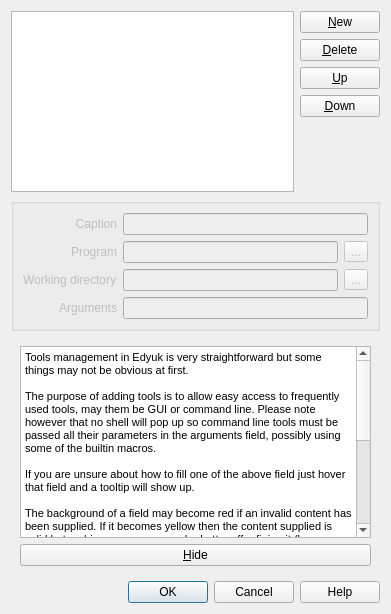
<?xml version="1.0" encoding="UTF-8"?>
<ui version="4.0">
 <class>ToolsDialog</class>
 <widget class="QDialog" name="ToolsDialog">
  <property name="geometry">
   <rect>
    <x>0</x>
    <y>0</y>
    <width>391</width>
    <height>614</height>
   </rect>
  </property>
  <property name="sizePolicy">
   <sizepolicy hsizetype="MinimumExpanding" vsizetype="MinimumExpanding">
    <horstretch>0</horstretch>
    <verstretch>0</verstretch>
   </sizepolicy>
  </property>
  <property name="windowTitle">
   <string>Tools Editor</string>
  </property>
  <layout class="QVBoxLayout" name="verticalLayout_2">
   <item>
    <layout class="QHBoxLayout" name="horizontalLayout">
     <item>
      <widget class="QListWidget" name="lwTools"/>
     </item>
     <item>
      <layout class="QVBoxLayout" name="verticalLayout">
       <item>
        <widget class="QPushButton" name="bNew">
         <property name="sizePolicy">
          <sizepolicy hsizetype="Preferred" vsizetype="Fixed">
           <horstretch>0</horstretch>
           <verstretch>0</verstretch>
          </sizepolicy>
         </property>
         <property name="cursor">
          <cursorShape>ArrowCursor</cursorShape>
         </property>
         <property name="text">
          <string>&amp;New</string>
         </property>
         <property name="icon">
          <iconset resource="../images/Edyuk.qrc">
           <normaloff>:/add.png</normaloff>:/add.png</iconset>
         </property>
        </widget>
       </item>
       <item>
        <widget class="QPushButton" name="bDelete">
         <property name="sizePolicy">
          <sizepolicy hsizetype="Preferred" vsizetype="Fixed">
           <horstretch>0</horstretch>
           <verstretch>0</verstretch>
          </sizepolicy>
         </property>
         <property name="cursor">
          <cursorShape>ArrowCursor</cursorShape>
         </property>
         <property name="text">
          <string>&amp;Delete</string>
         </property>
         <property name="icon">
          <iconset resource="../images/Edyuk.qrc">
           <normaloff>:/remove.png</normaloff>:/remove.png</iconset>
         </property>
        </widget>
       </item>
       <item>
        <widget class="QPushButton" name="bUp">
         <property name="sizePolicy">
          <sizepolicy hsizetype="Preferred" vsizetype="Fixed">
           <horstretch>0</horstretch>
           <verstretch>0</verstretch>
          </sizepolicy>
         </property>
         <property name="cursor">
          <cursorShape>ArrowCursor</cursorShape>
         </property>
         <property name="text">
          <string>&amp;Up</string>
         </property>
         <property name="icon">
          <iconset resource="../images/Edyuk.qrc">
           <normaloff>:/up.png</normaloff>:/up.png</iconset>
         </property>
        </widget>
       </item>
       <item>
        <widget class="QPushButton" name="bDown">
         <property name="sizePolicy">
          <sizepolicy hsizetype="Preferred" vsizetype="Fixed">
           <horstretch>0</horstretch>
           <verstretch>0</verstretch>
          </sizepolicy>
         </property>
         <property name="cursor">
          <cursorShape>ArrowCursor</cursorShape>
         </property>
         <property name="text">
          <string>&amp;Down</string>
         </property>
         <property name="icon">
          <iconset resource="../images/Edyuk.qrc">
           <normaloff>:/down.png</normaloff>:/down.png</iconset>
         </property>
        </widget>
       </item>
       <item>
        <spacer>
         <property name="orientation">
          <enum>Qt::Vertical</enum>
         </property>
         <property name="sizeHint" stdset="0">
          <size>
           <width>0</width>
           <height>0</height>
          </size>
         </property>
        </spacer>
       </item>
      </layout>
     </item>
    </layout>
   </item>
   <item>
    <widget class="QGroupBox" name="gbProperties">
     <property name="enabled">
      <bool>false</bool>
     </property>
     <property name="sizePolicy">
      <sizepolicy hsizetype="MinimumExpanding" vsizetype="Preferred">
       <horstretch>0</horstretch>
       <verstretch>0</verstretch>
      </sizepolicy>
     </property>
     <property name="title">
      <string/>
     </property>
     <layout class="QGridLayout" name="gridLayout">
      <item row="0" column="0">
       <widget class="QLabel" name="label">
        <property name="text">
         <string>Caption</string>
        </property>
        <property name="alignment">
         <set>Qt::AlignRight|Qt::AlignTrailing|Qt::AlignVCenter</set>
        </property>
        <property name="buddy">
         <cstring>leCaption</cstring>
        </property>
       </widget>
      </item>
      <item row="0" column="1" colspan="2">
       <widget class="QLineEdit" name="leCaption">
        <property name="toolTip">
         <string>This field holds the verbose name/description of the tool that will be used to create the menu entry for the tool (and to assign a shortcut to the tool in the shortcut dialog as well).</string>
        </property>
       </widget>
      </item>
      <item row="1" column="0">
       <widget class="QLabel" name="label_2">
        <property name="text">
         <string>Program</string>
        </property>
        <property name="alignment">
         <set>Qt::AlignRight|Qt::AlignTrailing|Qt::AlignVCenter</set>
        </property>
        <property name="buddy">
         <cstring>leProg</cstring>
        </property>
       </widget>
      </item>
      <item row="1" column="1">
       <widget class="QLineEdit" name="leProg">
        <property name="toolTip">
         <string>The is field holds the command to run. Preferably a full path to a executable or simply the name of a program in the path.</string>
        </property>
       </widget>
      </item>
      <item row="2" column="0">
       <widget class="QLabel" name="label_3">
        <property name="text">
         <string>Working directory</string>
        </property>
        <property name="buddy">
         <cstring>lePWD</cstring>
        </property>
       </widget>
      </item>
      <item row="2" column="1">
       <widget class="QLineEdit" name="lePWD">
        <property name="toolTip">
         <string>This field holds the directory in which the program will be run when the tool is invoked.</string>
        </property>
       </widget>
      </item>
      <item row="3" column="0">
       <widget class="QLabel" name="label_4">
        <property name="text">
         <string>Arguments</string>
        </property>
        <property name="alignment">
         <set>Qt::AlignRight|Qt::AlignTrailing|Qt::AlignVCenter</set>
        </property>
        <property name="buddy">
         <cstring>leArgs</cstring>
        </property>
       </widget>
      </item>
      <item row="3" column="1" colspan="2">
       <widget class="QLineEdit" name="leArgs">
        <property name="toolTip">
         <string>List of space separated arguments to feed to the program. Don't forget to quote arguments that contain spaces.</string>
        </property>
       </widget>
      </item>
      <item row="1" column="2">
       <widget class="QToolButton" name="tbSelectProgram">
        <property name="text">
         <string>...</string>
        </property>
       </widget>
      </item>
      <item row="2" column="2">
       <widget class="QToolButton" name="tbSelectWorkingDir">
        <property name="text">
         <string>...</string>
        </property>
       </widget>
      </item>
     </layout>
    </widget>
   </item>
   <item>
    <widget class="QFrame" name="helpFrame">
     <property name="frameShape">
      <enum>QFrame::NoFrame</enum>
     </property>
     <property name="frameShadow">
      <enum>QFrame::Plain</enum>
     </property>
     <layout class="QGridLayout" name="gridLayout_2">
      <item row="1" column="0">
       <widget class="QPushButton" name="bHideHelp">
        <property name="text">
         <string>&amp;Hide</string>
        </property>
       </widget>
      </item>
      <item row="0" column="0">
       <widget class="QTextEdit" name="textEdit">
        <property name="sizePolicy">
         <sizepolicy hsizetype="MinimumExpanding" vsizetype="MinimumExpanding">
          <horstretch>0</horstretch>
          <verstretch>0</verstretch>
         </sizepolicy>
        </property>
        <property name="html">
         <string>&lt;!DOCTYPE HTML PUBLIC &quot;-//W3C//DTD HTML 4.0//EN&quot; &quot;http://www.w3.org/TR/REC-html40/strict.dtd&quot;&gt;
&lt;html&gt;&lt;head&gt;&lt;meta name=&quot;qrichtext&quot; content=&quot;1&quot; /&gt;&lt;style type=&quot;text/css&quot;&gt;
p, li { white-space: pre-wrap; }
&lt;/style&gt;&lt;/head&gt;&lt;body style=&quot; font-family:'MS Shell Dlg 2'; font-size:8.25pt; font-weight:400; font-style:normal;&quot;&gt;
&lt;p style=&quot; margin-top:0px; margin-bottom:0px; margin-left:0px; margin-right:0px; -qt-block-indent:0; text-indent:0px;&quot;&gt;&lt;span style=&quot; font-size:8pt;&quot;&gt;Tools management in Edyuk is very straightforward but some things may not be obvious at first.&lt;/span&gt;&lt;/p&gt;
&lt;p style=&quot;-qt-paragraph-type:empty; margin-top:0px; margin-bottom:0px; margin-left:0px; margin-right:0px; -qt-block-indent:0; text-indent:0px; font-size:8pt;&quot;&gt;&lt;/p&gt;
&lt;p style=&quot; margin-top:0px; margin-bottom:0px; margin-left:0px; margin-right:0px; -qt-block-indent:0; text-indent:0px;&quot;&gt;&lt;span style=&quot; font-size:8pt;&quot;&gt;The purpose of adding tools is to allow easy access to frequently used tools, may them be GUI or command line. Please note however that no shell will pop up so command line tools must be passed all their parameters in the arguments field, possibly using some of the builtin macros.&lt;/span&gt;&lt;/p&gt;
&lt;p style=&quot;-qt-paragraph-type:empty; margin-top:0px; margin-bottom:0px; margin-left:0px; margin-right:0px; -qt-block-indent:0; text-indent:0px; font-size:8pt;&quot;&gt;&lt;/p&gt;
&lt;p style=&quot; margin-top:0px; margin-bottom:0px; margin-left:0px; margin-right:0px; -qt-block-indent:0; text-indent:0px;&quot;&gt;&lt;span style=&quot; font-size:8pt;&quot;&gt;If you are unsure about how to fill one of the above field just hover that field and a tooltip will show up.&lt;/span&gt;&lt;/p&gt;
&lt;p style=&quot;-qt-paragraph-type:empty; margin-top:0px; margin-bottom:0px; margin-left:0px; margin-right:0px; -qt-block-indent:0; text-indent:0px; font-size:8pt;&quot;&gt;&lt;/p&gt;
&lt;p style=&quot; margin-top:0px; margin-bottom:0px; margin-left:0px; margin-right:0px; -qt-block-indent:0; text-indent:0px;&quot;&gt;&lt;span style=&quot; font-size:8pt;&quot;&gt;The background of a field may become red if an invalid content has been supplied. If it becomes yellow then the content supplied is valid but ambiguous so you may be better off refining it (by providing full path to program for instance if several program of the same name are in the PATH).&lt;/span&gt;&lt;/p&gt;
&lt;p style=&quot;-qt-paragraph-type:empty; margin-top:0px; margin-bottom:0px; margin-left:0px; margin-right:0px; -qt-block-indent:0; text-indent:0px; font-size:8pt;&quot;&gt;&lt;/p&gt;
&lt;p style=&quot; margin-top:0px; margin-bottom:0px; margin-left:0px; margin-right:0px; -qt-block-indent:0; text-indent:0px;&quot;&gt;&lt;span style=&quot; font-size:8pt;&quot;&gt;Macro substitution in all the fields (except the caption obviously) is simple : put $ (dollar) characters around the name of the macro you want to insert.&lt;/span&gt;&lt;/p&gt;
&lt;p style=&quot;-qt-paragraph-type:empty; margin-top:0px; margin-bottom:0px; margin-left:0px; margin-right:0px; -qt-block-indent:0; text-indent:0px; font-size:8pt;&quot;&gt;&lt;/p&gt;
&lt;p style=&quot; margin-top:0px; margin-bottom:0px; margin-left:0px; margin-right:0px; -qt-block-indent:0; text-indent:0px;&quot;&gt;&lt;span style=&quot; font-size:8pt;&quot;&gt;Supported macros are : FILE (current file), FILES (list of current files), PROJECT (current project's name), PROJECT_FILE (project's full filename), PROJECT_PATH (current project's absolute path) and PROJECT_FILES (list of project files).&lt;/span&gt;&lt;/p&gt;
&lt;p style=&quot;-qt-paragraph-type:empty; margin-top:0px; margin-bottom:0px; margin-left:0px; margin-right:0px; -qt-block-indent:0; text-indent:0px; font-size:8pt;&quot;&gt;&lt;/p&gt;
&lt;p style=&quot; margin-top:0px; margin-bottom:0px; margin-left:0px; margin-right:0px; -qt-block-indent:0; text-indent:0px;&quot;&gt;&lt;span style=&quot; font-size:8pt;&quot;&gt;List type macros are always space-separated as most command line tools would expect them to be.&lt;/span&gt;&lt;/p&gt;&lt;/body&gt;&lt;/html&gt;</string>
        </property>
       </widget>
      </item>
     </layout>
    </widget>
   </item>
   <item>
    <widget class="QDialogButtonBox" name="buttonBox">
     <property name="standardButtons">
      <set>QDialogButtonBox::Cancel|QDialogButtonBox::Help|QDialogButtonBox::Ok</set>
     </property>
    </widget>
   </item>
  </layout>
 </widget>
 <tabstops>
  <tabstop>lwTools</tabstop>
  <tabstop>bNew</tabstop>
  <tabstop>bDelete</tabstop>
  <tabstop>bUp</tabstop>
  <tabstop>bDown</tabstop>
  <tabstop>leCaption</tabstop>
  <tabstop>leProg</tabstop>
  <tabstop>lePWD</tabstop>
  <tabstop>leArgs</tabstop>
  <tabstop>buttonBox</tabstop>
 </tabstops>
 <resources>
  <include location="../images/Edyuk.qrc"/>
 </resources>
 <connections>
  <connection>
   <sender>buttonBox</sender>
   <signal>accepted()</signal>
   <receiver>ToolsDialog</receiver>
   <slot>accept()</slot>
   <hints>
    <hint type="sourcelabel">
     <x>222</x>
     <y>633</y>
    </hint>
    <hint type="destinationlabel">
     <x>3</x>
     <y>358</y>
    </hint>
   </hints>
  </connection>
  <connection>
   <sender>buttonBox</sender>
   <signal>rejected()</signal>
   <receiver>ToolsDialog</receiver>
   <slot>reject()</slot>
   <hints>
    <hint type="sourcelabel">
     <x>377</x>
     <y>633</y>
    </hint>
    <hint type="destinationlabel">
     <x>418</x>
     <y>372</y>
    </hint>
   </hints>
  </connection>
  <connection>
   <sender>bHideHelp</sender>
   <signal>clicked()</signal>
   <receiver>helpFrame</receiver>
   <slot>hide()</slot>
   <hints>
    <hint type="sourcelabel">
     <x>273</x>
     <y>570</y>
    </hint>
    <hint type="destinationlabel">
     <x>5</x>
     <y>381</y>
    </hint>
   </hints>
  </connection>
  <connection>
   <sender>buttonBox</sender>
   <signal>helpRequested()</signal>
   <receiver>helpFrame</receiver>
   <slot>show()</slot>
   <hints>
    <hint type="sourcelabel">
     <x>49</x>
     <y>621</y>
    </hint>
    <hint type="destinationlabel">
     <x>4</x>
     <y>513</y>
    </hint>
   </hints>
  </connection>
 </connections>
</ui>
